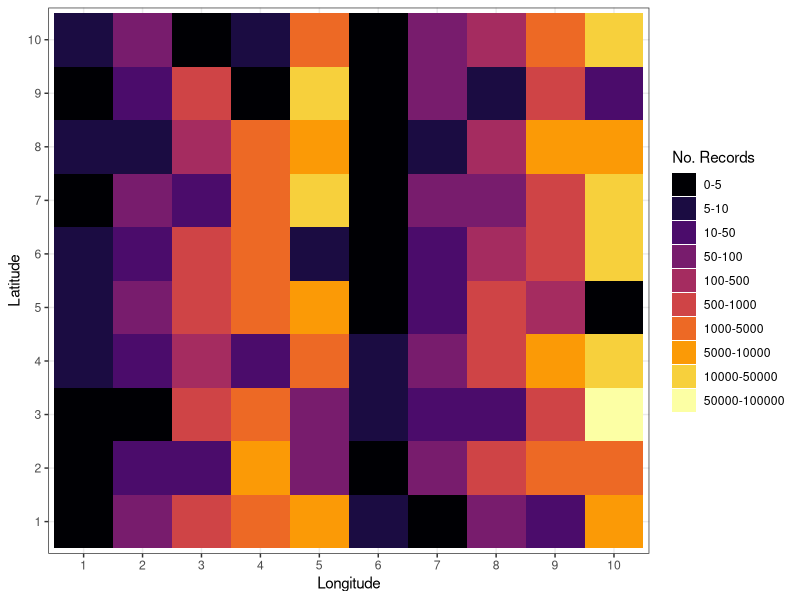

Generate this figure with R:
## ---- chunk 1
knitr::opts_chunk$set(echo = TRUE)
## ---- chunk 2
library(ggplot2); theme_set(theme_bw()) 
# Using viridis because it is colourblind friendly
# and also easier to interpret accurately
# Need full version rather than the viridisLite which is
# in ggplot2 because we need to use the discrete option
suppressMessages(library(viridis))
## ---- chunk 3
# Don't want scientific notation in my output
options(scipen = 999)
## ---- chunk 4
set.seed(412875)
a <- round(runif(100, 1, 10)^seq(1, 5, by = 1), 0)
df <- data.frame(
  lat = as.factor(sapply(1:10, function(x) rep(x, 10))), 
  long = as.factor(seq(1, 10)), count = as.integer(a))
## ---- chunk 5
# Not quite a true logarithmic scale, but easily comprehensible
scale_breaks <- as.vector(
  sapply(10^seq(0, 5, by = 1), function(y) c(5, 10) * y))
# Make labels for the plot legend
scale_labels <- c(paste0(0, "-", scale_breaks[1]), 
  sapply(seq(2, length(scale_breaks)), 
  function(x) paste0(scale_breaks[x-1], "-", scale_breaks[x])))
# Bin the data
df$binned_count <- cut(df$count, breaks = c(0, scale_breaks), 
  labels = scale_breaks)
## ---- chunk 6
# Maybe adding a comment line or two will keep 'heatplot' in the 
# right place in the chunk output
heatplot <- ggplot(df, aes(x = long, y = lat, fill = binned_count)) +
  geom_tile() +
  xlab("Longitude") +
  ylab("Latitude") +
  scale_fill_viridis(name = "No. Records", 
    breaks = c(scale_breaks), 
    labels = scale_labels, 
    guide = "legend", option = "inferno", discrete = TRUE) 
## ---- chunk 7
print(heatplot)
